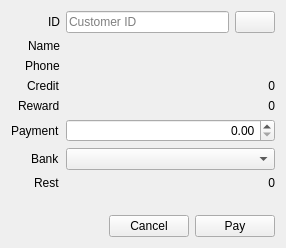
<?xml version="1.0" encoding="UTF-8"?>
<ui version="4.0">
 <class>CustomerCreditPaymentDialog</class>
 <widget class="QDialog" name="CustomerCreditPaymentDialog">
  <property name="geometry">
   <rect>
    <x>0</x>
    <y>0</y>
    <width>286</width>
    <height>248</height>
   </rect>
  </property>
  <property name="windowTitle">
   <string>Customer Credit Payment</string>
  </property>
  <layout class="QVBoxLayout" name="verticalLayout">
   <item>
    <layout class="QFormLayout" name="formLayout">
     <property name="labelAlignment">
      <set>Qt::AlignRight|Qt::AlignTrailing|Qt::AlignVCenter</set>
     </property>
     <item row="0" column="0">
      <widget class="QLabel" name="label">
       <property name="text">
        <string>ID</string>
       </property>
      </widget>
     </item>
     <item row="1" column="0">
      <widget class="QLabel" name="label_2">
       <property name="text">
        <string>Name</string>
       </property>
      </widget>
     </item>
     <item row="3" column="0">
      <widget class="QLabel" name="label_3">
       <property name="text">
        <string>Credit</string>
       </property>
      </widget>
     </item>
     <item row="4" column="0">
      <widget class="QLabel" name="label_4">
       <property name="text">
        <string>Reward</string>
       </property>
      </widget>
     </item>
     <item row="5" column="0">
      <widget class="QLabel" name="label_5">
       <property name="text">
        <string>Payment</string>
       </property>
      </widget>
     </item>
     <item row="5" column="1">
      <widget class="QDoubleSpinBox" name="doublePayment">
       <property name="alignment">
        <set>Qt::AlignRight|Qt::AlignTrailing|Qt::AlignVCenter</set>
       </property>
       <property name="maximum">
        <double>100000000.000000000000000</double>
       </property>
      </widget>
     </item>
     <item row="1" column="1">
      <widget class="QLabel" name="labelName">
       <property name="text">
        <string/>
       </property>
      </widget>
     </item>
     <item row="3" column="1">
      <widget class="QLabel" name="labelCredit">
       <property name="text">
        <string>0</string>
       </property>
       <property name="alignment">
        <set>Qt::AlignRight|Qt::AlignTrailing|Qt::AlignVCenter</set>
       </property>
      </widget>
     </item>
     <item row="4" column="1">
      <widget class="QLabel" name="labelReward">
       <property name="text">
        <string>0</string>
       </property>
       <property name="alignment">
        <set>Qt::AlignRight|Qt::AlignTrailing|Qt::AlignVCenter</set>
       </property>
      </widget>
     </item>
     <item row="7" column="0">
      <widget class="QLabel" name="label_9">
       <property name="text">
        <string>Rest</string>
       </property>
      </widget>
     </item>
     <item row="7" column="1">
      <widget class="QLabel" name="labelRest">
       <property name="text">
        <string>0</string>
       </property>
       <property name="alignment">
        <set>Qt::AlignRight|Qt::AlignTrailing|Qt::AlignVCenter</set>
       </property>
      </widget>
     </item>
     <item row="2" column="0">
      <widget class="QLabel" name="label_6">
       <property name="text">
        <string>Phone</string>
       </property>
      </widget>
     </item>
     <item row="2" column="1">
      <widget class="QLabel" name="labelPhone">
       <property name="text">
        <string/>
       </property>
      </widget>
     </item>
     <item row="0" column="1">
      <layout class="QHBoxLayout" name="horizontalLayout_2">
       <item>
        <widget class="QLineEdit" name="lineID">
         <property name="placeholderText">
          <string>Customer ID</string>
         </property>
        </widget>
       </item>
       <item>
        <widget class="QPushButton" name="pushSearch">
         <property name="text">
          <string/>
         </property>
         <property name="icon">
          <iconset resource="../../imperion/imperion.qrc">
           <normaloff>:/images/16x16/blue-document-search-result.png</normaloff>:/images/16x16/blue-document-search-result.png</iconset>
         </property>
         <property name="autoDefault">
          <bool>false</bool>
         </property>
        </widget>
       </item>
      </layout>
     </item>
     <item row="6" column="0">
      <widget class="QLabel" name="label_7">
       <property name="text">
        <string>Bank</string>
       </property>
      </widget>
     </item>
     <item row="6" column="1">
      <widget class="QComboBox" name="comboBank"/>
     </item>
    </layout>
   </item>
   <item>
    <spacer name="verticalSpacer">
     <property name="orientation">
      <enum>Qt::Vertical</enum>
     </property>
     <property name="sizeHint" stdset="0">
      <size>
       <width>20</width>
       <height>40</height>
      </size>
     </property>
    </spacer>
   </item>
   <item>
    <layout class="QHBoxLayout" name="horizontalLayout">
     <item>
      <spacer name="horizontalSpacer">
       <property name="orientation">
        <enum>Qt::Horizontal</enum>
       </property>
       <property name="sizeHint" stdset="0">
        <size>
         <width>40</width>
         <height>20</height>
        </size>
       </property>
      </spacer>
     </item>
     <item>
      <widget class="QPushButton" name="pushCancel">
       <property name="text">
        <string>Cancel</string>
       </property>
       <property name="autoDefault">
        <bool>false</bool>
       </property>
      </widget>
     </item>
     <item>
      <widget class="QPushButton" name="pushPay">
       <property name="text">
        <string>Pay</string>
       </property>
       <property name="autoDefault">
        <bool>false</bool>
       </property>
      </widget>
     </item>
    </layout>
   </item>
  </layout>
 </widget>
 <tabstops>
  <tabstop>lineID</tabstop>
  <tabstop>pushSearch</tabstop>
  <tabstop>doublePayment</tabstop>
  <tabstop>comboBank</tabstop>
  <tabstop>pushPay</tabstop>
  <tabstop>pushCancel</tabstop>
 </tabstops>
 <resources>
  <include location="../../imperion/imperion.qrc"/>
 </resources>
 <connections>
  <connection>
   <sender>pushCancel</sender>
   <signal>clicked()</signal>
   <receiver>CustomerCreditPaymentDialog</receiver>
   <slot>close()</slot>
   <hints>
    <hint type="sourcelabel">
     <x>149</x>
     <y>179</y>
    </hint>
    <hint type="destinationlabel">
     <x>142</x>
     <y>100</y>
    </hint>
   </hints>
  </connection>
 </connections>
</ui>
